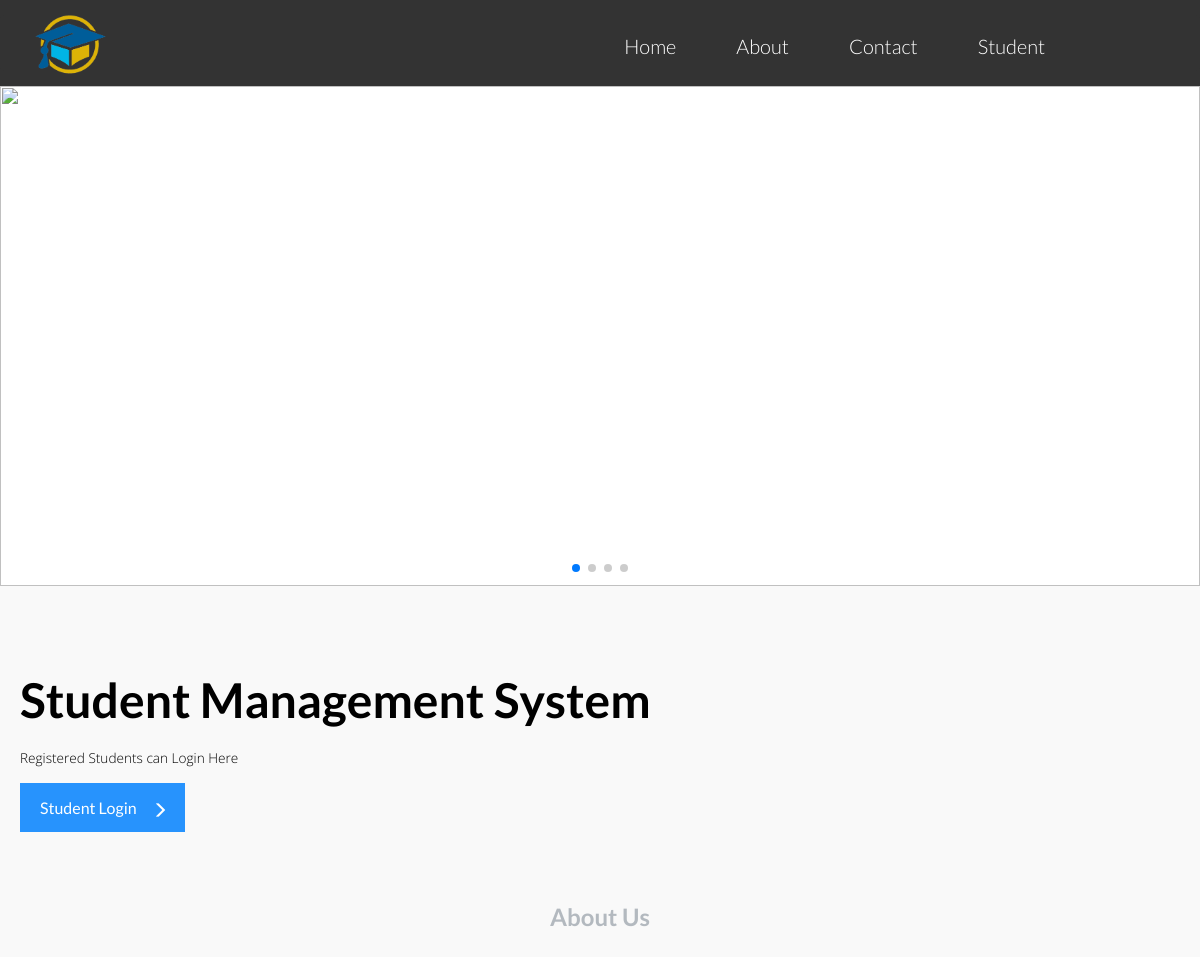
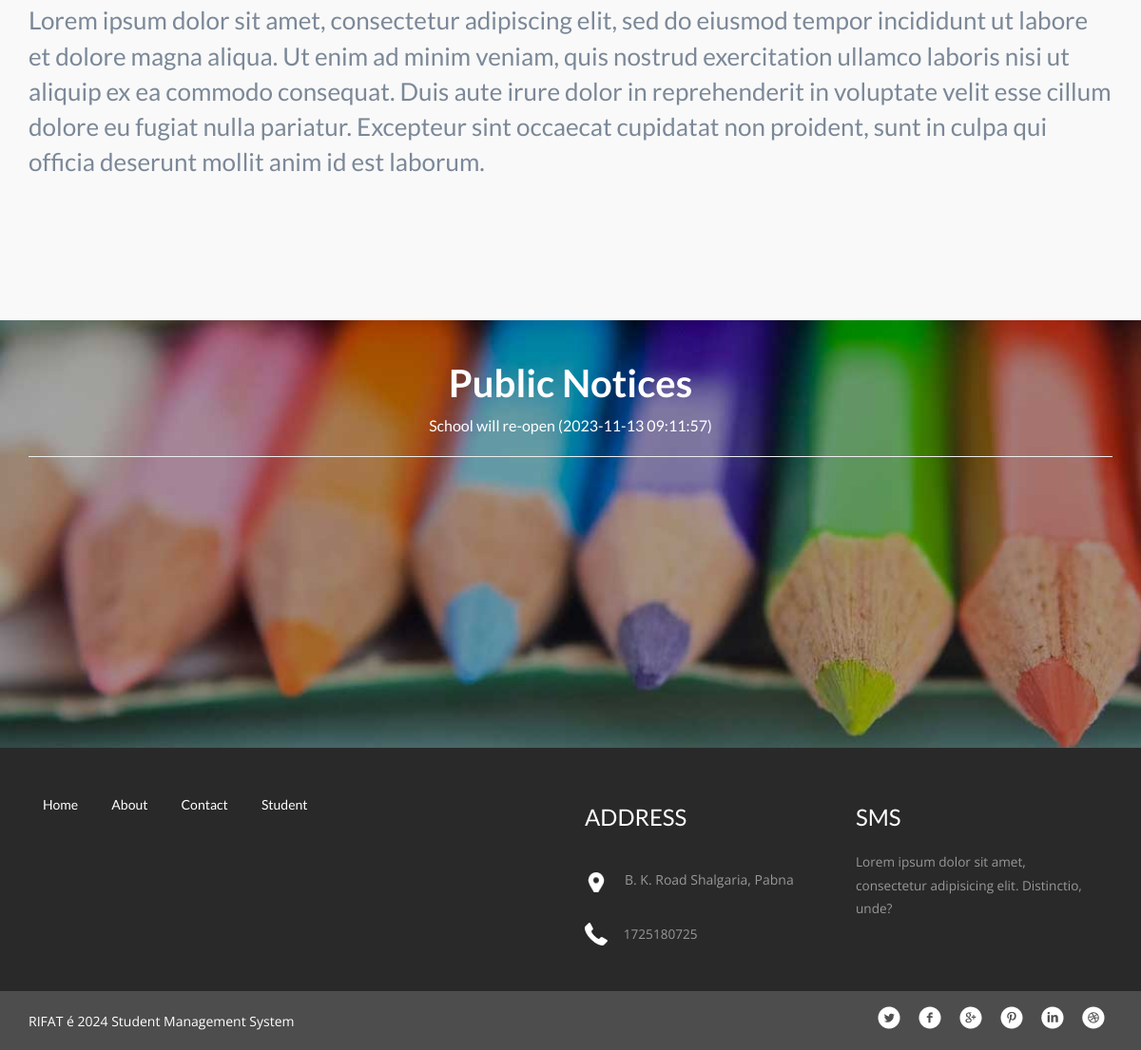
The page / on the database its author committed (2 pictures, top to bottom).
### tables this page shows
CREATE TABLE `tblpage` (
  `ID` int(10) NOT NULL,
  `PageType` varchar(200) DEFAULT NULL,
  `PageTitle` mediumtext DEFAULT NULL,
  `PageDescription` mediumtext DEFAULT NULL,
  `Email` varchar(200) DEFAULT NULL,
  `MobileNumber` bigint(10) DEFAULT NULL,
  `UpdationDate` date DEFAULT NULL
);

CREATE TABLE `tblpublicnotice` (
  `ID` int(5) NOT NULL,
  `NoticeTitle` varchar(200) DEFAULT NULL,
  `NoticeMessage` mediumtext DEFAULT NULL,
  `CreationDate` timestamp NULL DEFAULT current_timestamp()
);

### index.php (the view, shortened to what this page needs)
<?php
include('includes/dbconnection.php');
?>
<!doctype html>
<html>
<head>
<link href="css/bootstrap.css" rel="stylesheet" type="text/css" media="all">
<link href="css/style.css" rel="stylesheet" type="text/css"/>
<link rel="stylesheet" type="text/css" href="css/default.css" />
<link rel="stylesheet" type="text/css" href="css/component.css" />
</head>
	<body>
<?php include_once('includes/header.php');?>
<link
  rel="stylesheet"
  href="https://cdn.jsdelivr.net/npm/swiper@11/swiper-bundle.min.css"
/>
 <div class="swiper mySwiper">
    <div class="swiper-wrapper">
      <div class="swiper-slide">
        <img src="./new/1a (1).jpg" alt="">
      </div>
    </div>
    <div class="swiper-pagination"></div>
  </div>
<div class="callbacks_container" style="margin-top:-20px; margin-left:20px;">
        <ul class="rslides" id="slider">
         <li>
          <h3 style="color: black;"><b>Student Management System</b></h3>
           <p style="color: black;">Registered Students can Login Here</p>
          <div class="readmore">
          <a href="user/login.php">Student Login<i class="glyphicon glyphicon-menu-right"> </i></a>
          </div>
         </li>
        </ul>
      </div>
<div class="welcome" style="margin-top:-100px;">
	<div class="container">
		<?php
$sql="SELECT * from tblpage where PageType='aboutus'";
$query = $dbh -> prepare($sql);
$query->execute();
$results=$query->fetchAll(PDO::FETCH_OBJ);
$cnt=1;
if($query->rowCount() > 0)
{
foreach($results as $row)
{               ?>
		<h3><b><?php  echo htmlentities($row->PageTitle);?></b></h3>
		<p><?php  echo ($row->PageDescription);?></p><?php $cnt=$cnt+1;}} ?> </p>
	</div>
</div>
<div class="testimonials">
	<div class="container">
			<div class="testimonial-nfo">
        <h3><b>Public Notices</b></h3>
         <marquee  style="height:350px;" direction ="up" onmouseover="this.stop();" onmouseout="this.start();">
				<?php
$sql="SELECT * from tblpublicnotice";
$query = $dbh -> prepare($sql);
$query->execute();
$results=$query->fetchAll(PDO::FETCH_OBJ);
$cnt=1;
if($query->rowCount() > 0)
{
foreach($results as $row)
{               ?>
		<a href="view-public-notice.php?viewid=<?php echo htmlentities ($row->ID);?>" target="_blank" style="color:#fff;">
          <?php  echo htmlentities($row->NoticeTitle);?>(<?php  echo htmlentities($row->CreationDate);?>)</a>
          <hr /><br />
			<?php $cnt=$cnt+1;}} ?>
	</marquee></div>
	</div>
</div>
<?php include_once('includes/footer.php');?>
	</body>
</html>

### includes/footer.php (shortened to what this page needs)
<div class="footer">
    <div class="container">
      <div class="col-md-6 footer-left">
        <ul>
          <li><a href="index.php">Home</a></li>
          <li><a href="about.php">About</a></li>
          <li><a href="contact.php">Contact</a></li>
          <li><a href="user/login.php">Student</a></li>
        </ul>
      </div>
      <div class="col-md-3 footer-middle">
        <?php
$sql="SELECT * from tblpage where PageType='contactus'";
$query = $dbh -> prepare($sql);
$query->execute();
$results=$query->fetchAll(PDO::FETCH_OBJ);
$cnt=1;
if($query->rowCount() > 0)
{
foreach($results as $row)
{               ?>
        <h3>Address</h3>
        <div class="address">
          <p><?php  echo htmlentities($row->PageDescription);?>
          </p>
        </div>
        <div class="phone">
          <p><?php  echo htmlentities($row->MobileNumber);?></p>
        </div>
      <?php $cnt=$cnt+1;}} ?></div>
      <div class="col-md-3 footer-right">
        <h3>SMS</h3>
        <p>Lorem ipsum dolor sit amet, consectetur adipisicing elit. Distinctio, unde?</p>
      </div>
      <div class="clearfix"> </div>
    </div>
  </div>
<div class="copyright">
    <div class="container">
      <div class="copyright-left">
      </div>
      <div class="copyright-right">
        <ul>
          <li><a href="#" class="twitter"> </a></li>
          <li><a href="#" class="twitter facebook"> </a></li>
          <li><a href="#" class="twitter chrome"> </a></li>
          <li><a href="#" class="twitter pinterest"> </a></li>
          <li><a href="#" class="twitter linkedin"> </a></li>
          <li><a href="#" class="twitter dribbble"> </a></li>
        </ul>
      </div>
      <div class="clearfix"> </div>
    </div>
  </div>

### css/style.css (style rules this page uses)
html, body { font-family: 'Open Sans', sans-serif; font-size: 100%; background: #FFf; }
body a { transition:0.5s all; -webkit-transition:0.5s all; -moz-transition:0.5s all; -o-transition:0.5s all; -ms-transition:0.5s all; }
h1,h2,h3,h4,h5,h6 { margin:0; }
p { margin:0; font-family: 'Open Sans', sans-serif; }
ul { margin:0; padding:0; }
.rslides { position: relative; list-style: none; overflow: hidden; width: 100%; padding: 0; margin: 0; height: 330px; text-align: left; }
.rslides h3 { color: #fff; font-size: 3em; font-weight: 100; margin-top: 2em; text-align: left; }
.rslides p { color: #fff; font-size: .85em; width: 46%; line-height: 1.8em; text-align: left; padding: 0.5em 0 2em; font-weight: 100; }
.rslides a { background: #2793FD; padding: 15px 17px 15px 20px; color: #fff; margin-top: 11px; transition: 0.5s all; -webkit-transition: 0.5s all; -moz-transition: 0.5s all; -o-transition: 0.5s all; -ms-transition: 0.5s all; }
i.glyphicon.glyphicon-menu-right { padding-left: 15px; vertical-align: middle; }
.rslides li { -webkit-backface-visibility: hidden; position: absolute; display: none; width: 100%; left: 0; top: 0; }
.rslides li:first-child { position: relative; display: block; float: left; }
.welcome { padding: 6em 0 7em; text-align: center; }
.welcome p { font-size: .85em; width: 80%; margin:0 auto; line-height:1.8em; padding-top: 18px; }
.testimonials { background: url(../images/i15.jpg) no-repeat 0 0px; background-size: cover; padding: 2em 0 0 0; position: relative; text-align: center; margin-bottom: 0; min-height: 307px; }
.testimonial-nfo h3 { color: #FFF; font-size: 40px; font-weight: 300; margin: 0; }
.footer { padding:3em 0; background:#292929; }
.footer-left ul { padding:0; margin:0; }
.footer-left ul li { display:inline-block; margin:0 1em; }
.footer-left ul li:nth-child(1) { margin-left:0; }
.footer-left ul li a { color:#FFF; font-size:14px; }
.footer-middle h3 { color: #FFFFFF; font-size: 1.5em; font-weight: 400; margin: 0; text-transform: uppercase; }
.footer-right p { color: #989898; font-size: .85em; margin: .5em 0 0 0; line-height: 1.8em; font-weight: 400; }
.address p { color: #989898; font-size: 14px; line-height: 1.8em; padding-left: 3em; margin: 2em 0 0 0; background: url(../images/location.png) no-repeat 0px 5px; }
.phone { margin-top:2em; }
.phone p { color: #989898; font-size: .85em; line-height: 1.8em; padding-left: 3em; margin: 2em 0 0 0; background: url(../images/phone.png) no-repeat 0px 0px; }
.footer-right h3 { color: #fff; font-size: 1.5em; text-transform: uppercase; margin-bottom: 10px; margin-top: 0; }
.copyright { background: #4D4D4D; padding: 1em 0; }
.copyright-left { float:left; }
.copyright-right { float:right; }
.copyright-right ul { padding:0; margin:0; }
.copyright-right ul li { display:inline-block; margin:0 .5em; }
.copyright-right ul li a.twitter { background: url(../images/icons1.png) no-repeat 0px 0px; height: 24px; display: block; width: 24px; }
.copyright-right ul li a.facebook { background: url(../images/icons1.png) no-repeat -33px 0px; }
.copyright-right ul li a.chrome { background: url(../images/icons1.png) no-repeat -66px 0px; }
.copyright-right ul li a.pinterest { background: url(../images/icons1.png) no-repeat -99px 0px; }
.copyright-right ul li a.linkedin { background: url(../images/icons1.png) no-repeat -132px 0px; }
.copyright-right ul li a.dribbble { background: url(../images/icons1.png) no-repeat -164px 0px; }
.grid_5 h1, h2, h3, h4, h5, h6 { padding: 12px 0; }

### css/default.css (style rules this page uses)
*, *:after, *:before { -webkit-box-sizing: border-box; -moz-box-sizing: border-box; box-sizing: border-box; }
body, html { font-size: 100%; padding: 0; margin: 0; }
.clearfix:before, .clearfix:after { content: " "; display: table; }
.clearfix:after { clear: both; }
body { font-family: 'Lato', Calibri, Arial, sans-serif; color: #b3b9bf; background: #f9f9f9; }
a { color: #888; text-decoration: none; }

### index.php (style rules this page uses)
.swiper { width: 100%; height: 100%; }
.swiper-slide { text-align: center; font-size: 18px; background: #fff; display: flex; justify-content: center; align-items: center; }
.swiper-slide img { display: block; width: 100%; height: 500px; object-fit: cover; }

### rows shown on the page
tblpage: PageTitle "About Us", PageDescription "Lorem ipsum dolor sit amet, consectetur adipiscing elit, sed do eiusmod tempor incididunt ut labore et dolore magna aliqua. Ut enim ad minim veniam, quis nostrud exercitation ullamco laboris nisi ut aliquip ex ea commodo consequat. Duis aute irure dolor in reprehenderit in voluptate velit esse cillum dolore eu fugiat nulla pariatur. Excepteur sint occaecat cupidatat non proident, sunt in culpa qui officia deserunt mollit anim id est laborum."
tblpublicnotice: NoticeTitle "School will re-open", CreationDate "2023-11-13 09:11:57"
tblpage: PageDescription "B. K. Road Shalgaria, Pabna", MobileNumber "1725180725"
